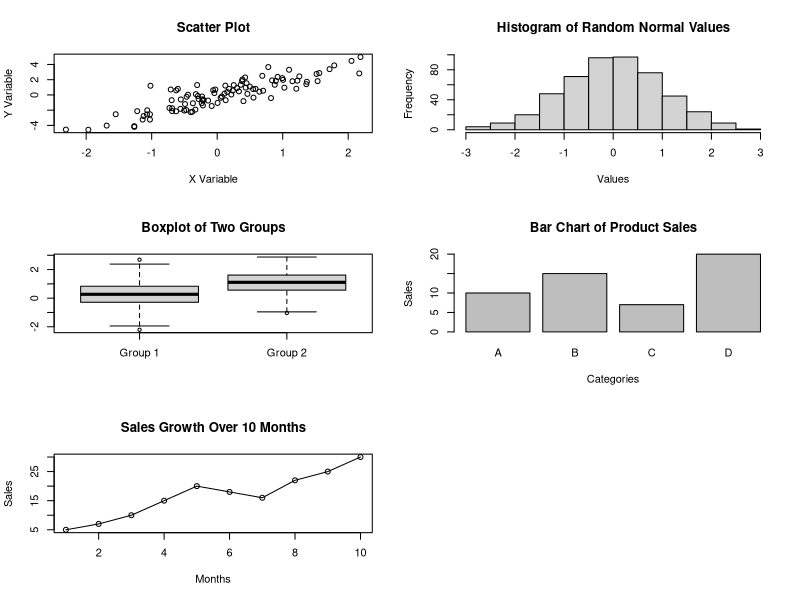

Reproduce this figure in R.
# Activity: 11/2/25

par(mfrow=c(3,2))  # Arrange plots in a 3-row, 2-column layout

# 1. Scatter plot of two numerical variables
set.seed(123)  
x <- rnorm(100)
y <- 2*x + rnorm(100)
plot(x, y, main="Scatter Plot", xlab="X Variable", ylab="Y Variable")

# 2. Histogram for 500 randomly generated values from a normal distribution
values <- rnorm(500)
hist(values, main="Histogram of Random Normal Values", xlab="Values", ylab="Frequency")

# 3. Boxplot to compare two groups of data
group1 <- rnorm(50, mean=0, sd=1)
group2 <- rnorm(50, mean=1, sd=1)
boxplot(group1, group2, names=c("Group 1", "Group 2"), main="Boxplot of Two Groups")

# 4. Bar chart for four product sales categories
categories <- c("A", "B", "C", "D")
sales <- c(10, 15, 7, 20)
barplot(sales, names.arg=categories, main="Bar Chart of Product Sales", xlab="Categories", ylab="Sales")

# 5. Line plot to show sales growth over 10 months
months <- 1:10
sales <- c(5, 7, 10, 15, 20, 18, 16, 22, 25, 30)
plot(months, sales, type="o", main="Sales Growth Over 10 Months", xlab="Months", ylab="Sales")

par(mfrow=c(1,1))  # Reset to single-plot layout
